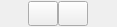
<?xml version="1.0" encoding="UTF-8"?>
<ui version="4.0">
 <class>prevNext</class>
 <widget class="QWidget" name="prevNext">
  <property name="geometry">
   <rect>
    <x>0</x>
    <y>0</y>
    <width>117</width>
    <height>27</height>
   </rect>
  </property>
  <property name="windowTitle">
   <string>Form</string>
  </property>
  <layout class="QGridLayout" name="gridLayout">
   <property name="margin">
    <number>0</number>
   </property>
   <property name="spacing">
    <number>0</number>
   </property>
   <item row="0" column="0">
    <layout class="QHBoxLayout" name="horizontalLayout">
     <property name="spacing">
      <number>0</number>
     </property>
     <item>
      <widget class="QPushButton" name="prev">
       <property name="minimumSize">
        <size>
         <width>30</width>
         <height>25</height>
        </size>
       </property>
       <property name="maximumSize">
        <size>
         <width>25</width>
         <height>16777215</height>
        </size>
       </property>
       <property name="toolTip">
        <string>Undo(Ctrl+Z)</string>
       </property>
       <property name="text">
        <string/>
       </property>
       <property name="isPrevButton" stdset="0">
        <bool>true</bool>
       </property>
      </widget>
     </item>
     <item>
      <widget class="QPushButton" name="next">
       <property name="minimumSize">
        <size>
         <width>30</width>
         <height>25</height>
        </size>
       </property>
       <property name="maximumSize">
        <size>
         <width>25</width>
         <height>16777215</height>
        </size>
       </property>
       <property name="toolTip">
        <string>Redo(Ctrl+Y)</string>
       </property>
       <property name="text">
        <string/>
       </property>
       <property name="isNextButton" stdset="0">
        <bool>true</bool>
       </property>
      </widget>
     </item>
    </layout>
   </item>
  </layout>
 </widget>
 <resources>
  <include location="../rizekqsseditor.qrc"/>
 </resources>
 <connections/>
</ui>
